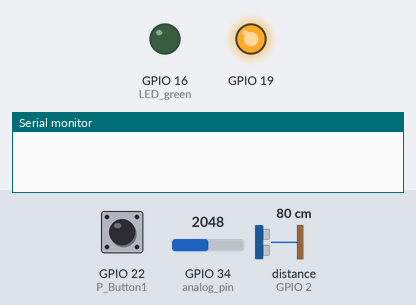
Bench run of a sketch on a simulated ESP32. Shown: output pins drawn as LEDs (lit = HIGH), the last lines printed to the serial monitor. Inputs (shaded band) come from the test bench; at power-on: GPIO 22 (P_Button1) LOW, GPIO 34 (analog_pin) = 2048, distance to the obstacle (sensor on GPIO 2) 80 cm. The echo pulse lasts 58.3 µs per cm.

Above: at 1.2 s.
1.3 s: GPIO 22 (P_Button1) pulled HIGH for 0.15 s
At 1.9 s:
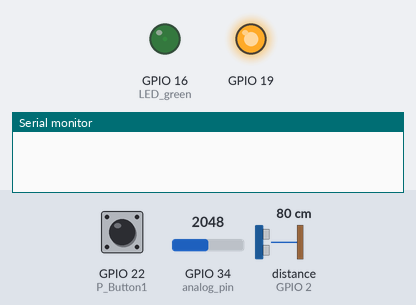
3.0 s: GPIO 34 (analog_pin) set to 2013
At 4.2 s:
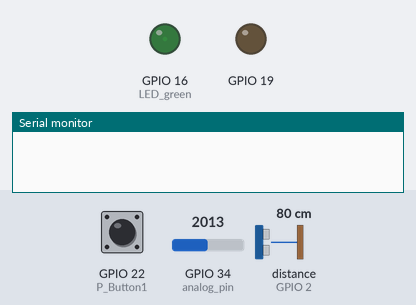
4.5 s: GPIO 34 (analog_pin) set to 2866
At 5.6 s:
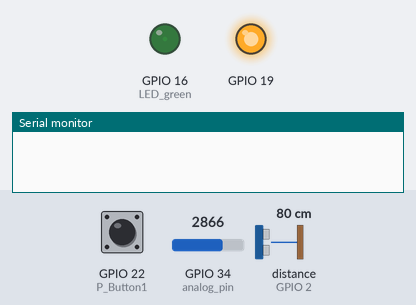
7.3 s: GPIO 34 (analog_pin) set to 2047
At 8.7 s:
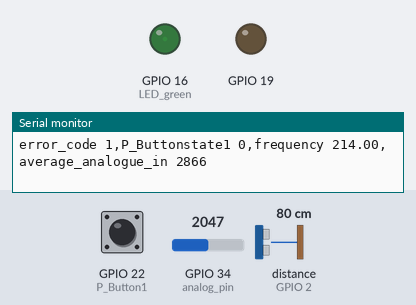
9.0 s: GPIO 22 (P_Button1) pulled HIGH for 1 s
Timing chart, 0 to 12.0 s (numbered marks = the images above; inputs shaded):
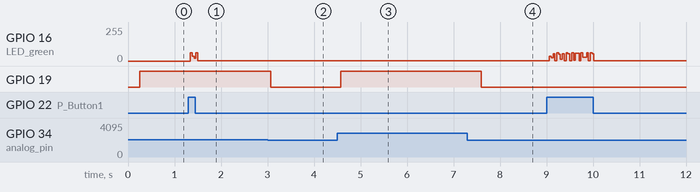

Measured:
- the behaviour switches between 2048 and 2047 on GPIO 34 (analog_pin) (found by bisection; images 1 and 2)
- after the input at 1.3 s, GPIO 16 (LED_green): 0/255 → 2/255 at once
- after the input at 3.0 s, GPIO 19: HIGH → LOW after 0.07 s
- after the input at 4.5 s, GPIO 19: LOW → HIGH after 0.07 s
- after the input at 7.3 s, GPIO 19: HIGH → LOW after 0.30 s

The sketch:

assignment2.ino
```cpp
#include <math.h>
 int error_code = 0;
int win[4] = {0,0,0,0};
const unsigned long eventTime = 8;  // frame deadline is set to 8ms
const int LED_green = 16;   // pin where the led is connected in the microcontroller
const int P_Button1 = 22;  // push button pin
const int pulsepin = 2;    // pin for frequency counter
int P_Buttonstate1 = 0;
float frequency;
int average_analogue_in = 0;
int analog_input = 0;
const int analog_pin = 34;
int sensorValue = 0;
float voltage = 0;
int rate[7] = {5,1,24,24,10,3,3}; // each task is executed according as per the given rate within 8ms.
int i = 2;             // variable which decides which task to be executed
int flag = 0;         // variable to call the deadline
void setup()
{
 pinMode(LED_green, OUTPUT);
 pinMode(P_Button1, INPUT);
 pinMode(analog_pin, INPUT);
 pinMode(19,OUTPUT);
 Serial.begin(19200);
}
int task9_flag = 0; //the value of flag decide when should the value of the task 9 should be executed.
void loop()
{
unsigned long currentTime = millis();

   task1();
   if(i==2 && rate[i-2]>0)
    {
   task2();
    }
    else if(i==3 && rate[i-2]>0)
    {
   task3();
    }
    else if(i==4 && rate[i-2]>0)
   {
   task4();
   }
    else if(i==5 && rate[i-2]>0)
   {
   task5();
   }
    else if(i==6 && rate[i-2]>0)
   {
   task6();
   }
    else if(i==7 && rate[i-2]>0)
   {
   task7();
   }
    else if(i==8 && rate[i-2]>0)
   {
   task8();
   }
   if(i==8)
   {
     i=1;
   }
   if(flag==125)
   {
     flag = 0;
     int i = 1;
     int rate[7] = {5,1,24,24,10,3,3};   // restores the rate of the task
   }
   flag++;
   i++;
   task9_flag++;
   if(task9_flag == 625)                     // each loop executes after every 5 seconds
    {
      task9();
      task9_flag=1;
    }
    while(millis()-currentTime <= eventTime) // wait signal is provided for each frame so that each task gets executed after 8 milliseconds
     {
      delay(1);
     }
}
 void task1()                     // acts as watchdog timer
 {
   digitalWrite(LED_green, HIGH);
   delayMicroseconds(50);
   digitalWrite(LED_green, LOW);
 }
 void task2()                     // state of the pushbutton
 {
  P_Buttonstate1 = digitalRead(P_Button1);
  if(P_Buttonstate1==1)
 {
   digitalWrite(LED_green, HIGH);
 }
else
 {
   digitalWrite(LED_green, LOW);
 }

 }
 void task3()
 {                                 //generates square wave signal according to the frequency that is generated in the frequency generator
int pulseHigh, pulseLow, pulseTotal;
pulseHigh, pulseLow, pulseTotal= 0,0,0;
pulseHigh = pulseIn(pulsepin,HIGH,6000);

pulseLow = pulseIn(pulsepin,LOW,6000);

pulseTotal = pulseHigh + pulseLow; // Time period of the pulse in microseconds


if(pulseTotal==0){
      frequency=0;
      }

    else{

    frequency = 1000000 / pulseTotal; // Frequency in Hertz (Hz)
    }

  }
 void task4()                             // updates the value of the potentiometer
 {
  sensorValue = analogRead(analog_pin);
  digitalWrite(LED_green, HIGH);
  voltage = (sensorValue * 3.3/ 4095);
  digitalWrite(LED_green, LOW);

  analog_input = analogRead(analog_pin);
    for(int i=0; i<3; i++){
    win[i]=win[i+1];
 }
  win[3]= analog_input;
 }
 void task5()                       //the last four values of the potentiometer is averaged for filtering in this function
 {
  long sum = 0;
  average_analogue_in = 0;
  for(int i=0; i<4; i++)
  {
  sum += win[i];
  average_analogue_in= sum/4;
  }
 }
 void task6()                      // function executes volatile nop which is an assembly instruction that does nothing
 {
   int j = 0;
   while(j<=1000)
      {
        asm volatile("nop\n\t"::);
        j++;
      }
 }
 void task7()                      // the value of the error code is getting updayed in this code
 {error_code =0;
  if(average_analogue_in > 4095/2)
   {
    error_code = 1;
   }
 }
 void task8()                      //visualization of error code using LED
 {
   if(error_code==1)
    {
      digitalWrite(19,HIGH);
    }
  else
    {
      digitalWrite(19,LOW);
    }
 }
 void task9() //task 9                        //function logs data values to serial monitor using CSV format

 {Serial.print("error_code ");
  Serial.print(error_code);
  Serial.print(",");
  Serial.print("P_Buttonstate1 ");
  Serial.print(P_Buttonstate1);
  Serial.print(",");
  Serial.print("frequency ");
  Serial.print(frequency);
  Serial.print(",");
  Serial.print("average_analogue_in ");
  Serial.println(average_analogue_in);
 }
```
